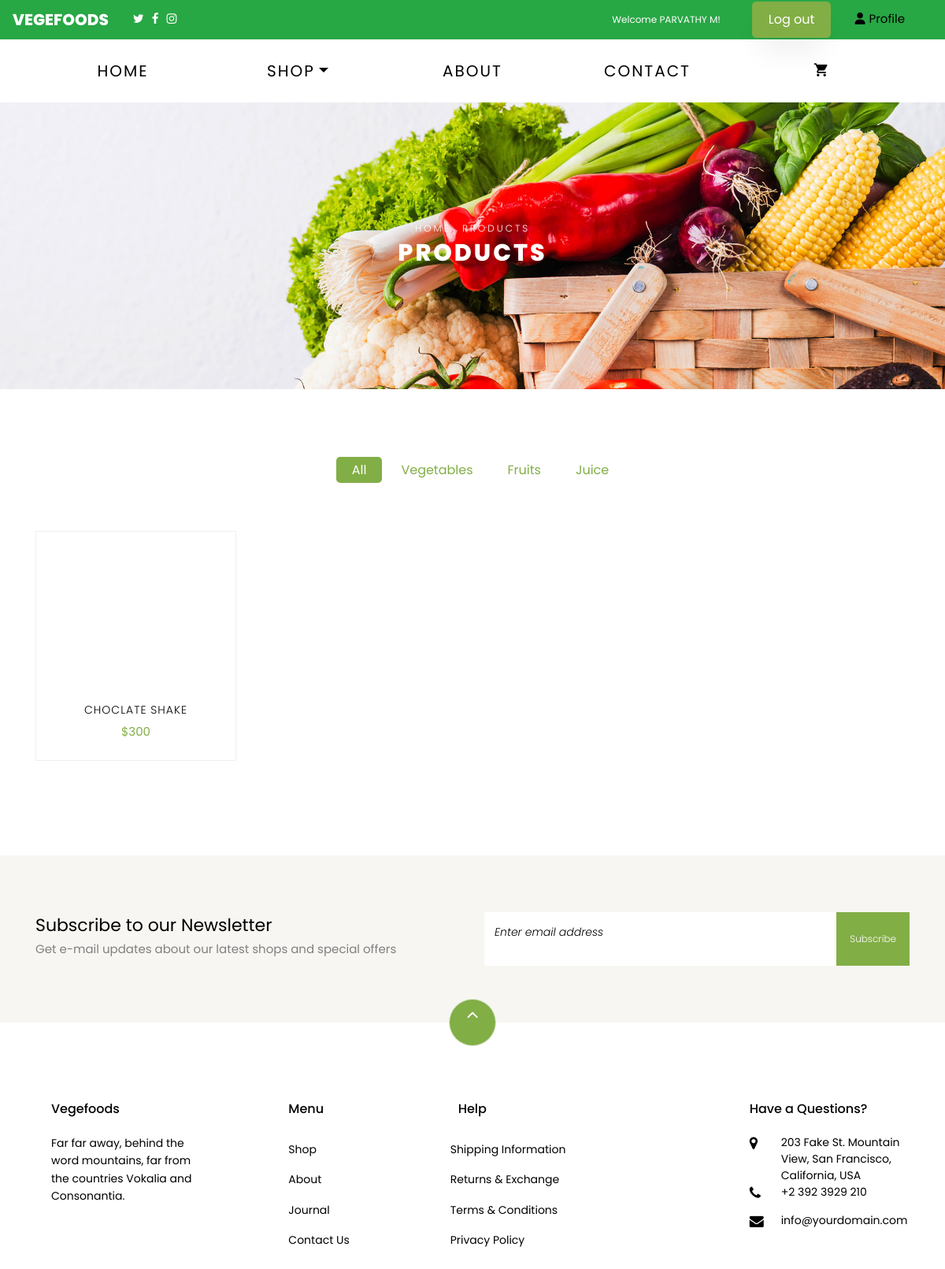
/shop/ (signed in), run on the app's committed database.
### app/models.py (models this page shows, shortened)
class customuser(AbstractUser):
    full_name = models.CharField(max_length=255, blank=True, null=True)
    phone = models.CharField(max_length=15, blank=True, null=True)
    is_admin = models.BooleanField(default=False)
    is_user = models.BooleanField(default=False)

class Product(models.Model):
    name=models.CharField(max_length=30)
    cover=models.ImageField(upload_to='app/cover',null=True,blank=True)
    description =models.CharField(max_length=400)
    price=models.IntegerField()
    sold=models.IntegerField()

### app/views.py (the view)
# urls.py: path("shop/", views.shop, name="shop"),
def shop(request):
    k = Product.objects.all()
    return render(request, "shop.html", {"b": k, 'request': request})

### templates/shop.html (shortened to what this page needs)
{% extends 'base.html' %}
{% load static %}
{% block content %}
    <div class="hero-wrap hero-bread" style="background-image: url('/static/images/bg_1.jpg');">
      <div class="container">
        <div class="row no-gutters slider-text align-items-center justify-content-center">
          <div class="col-md-9 ftco-animate text-center">
            <p class="breadcrumbs"><span class="mr-2"><a href="index.html">Home</a></span> <span>Products</span></p>
            <h1 class="mb-0 bread">Products</h1>
          </div>
        </div>
      </div>
    </div>
    <section class="ftco-section">
        <div class="container">
            <div class="row justify-content-center">
                <div class="col-md-10 mb-5 text-center">
                    <ul class="product-category">
                        <li><a href="{% url 'shop' %}" class="active">All</a></li>
                        <li><a href="{% url 'vegetable_list' %}">Vegetables</a></li>
                        <li><a href="{% url 'fruit_list' %}">Fruits</a></li>
                        <li><a href="{% url 'juice_list' %}">Juice</a></li>
                    </ul>
                </div>
            </div>
            <div class="row">
               {% for i in b %}
                    <div class="col-md-6 col-lg-3 ftco-animate">
                        <div class="product">
                            <a href="#" class="img-prod"><img class="img-fluid" src="{{ i.cover.url }}" alt="{{ i.name }}" style="height: 200px; width: 400px;">
                            </a>
                            <div class="text py-3 pb-4 px-3 text-center">
                                <h3><a href="#">{{ i.name }}</a></h3>
                                <div class="d-flex">
                                    <div class="pricing">
                                        <p class="price"><span>${{ i.price }}</span></p>
                                    </div>
                                </div>
                            </div>
                        </div>
                    </div>
                {% endfor %}
            </div>
        </div>
    </section>
    <section class="ftco-section ftco-no-pt ftco-no-pb py-5 bg-light">
      <div class="container py-4">
        <div class="row d-flex justify-content-center py-5">
          <div class="col-md-6">
            <h2 style="font-size: 22px;" class="mb-0">Subscribe to our Newsletter</h2>
            <span>Get e-mail updates about our latest shops and special offers</span>
          </div>
          <div class="col-md-6 d-flex align-items-center">
            <form action="#" class="subscribe-form">
              <div class="form-group d-flex">
                <input type="text" class="form-control" placeholder="Enter email address">
                <input type="submit" value="Subscribe" class="submit px-3">
              </div>
            </form>
          </div>
        </div>
      </div>
    </section>
{% endblock %}

### templates/base.html (shortened to what this page needs)
{% load static %}
<!DOCTYPE html>
<html lang="en">
  <head>
    <link rel="stylesheet" type="text/css" href="https://cdnjs.cloudflare.com/ajax/libs/slick-carousel/1.7.1/slick.css" />
    <link rel="stylesheet" type="text/css" href="https://cdnjs.cloudflare.com/ajax/libs/slick-carousel/1.7.1/slick-theme.css" />
    <link rel="stylesheet" href="https://cdnjs.cloudflare.com/ajax/libs/font-awesome/6.0.0-beta3/css/all.min.css">
        <link rel="stylesheet" href="{% static 'special/css/app.css' %}">
        <link rel="stylesheet" href="https://cdnjs.cloudflare.com/ajax/libs/font-awesome/6.6.0/css/brands.min.css" />
    <link rel="stylesheet" href="{%  static 'css/open-iconic-bootstrap.min.css' %}">
    <link rel="stylesheet" href="{%  static 'css/animate.css' %}">
    <link rel="stylesheet" href="{% static 'css/owl.carousel.min.css' %}">
    <link rel="stylesheet" href="{% static 'css/owl.theme.default.min.css' %}">
    <link rel="stylesheet" href="{% static 'css/magnific-popup.css' %}">
    <link rel="stylesheet" href="{% static 'css/aos.css' %}">
    <link rel="stylesheet" href="{% static 'css/ionicons.min.css' %}">
    <link rel="stylesheet" href="{% static 'css/bootstrap-datepicker.css' %}">
    <link rel="stylesheet" href="{% static 'css/jquery.timepicker.css' %}">
    <link rel="stylesheet" href="{% static 'css/flaticon.css' %}">
    <link rel="stylesheet" href="{% static 'css/icomoon.css' %}">
    <link rel="stylesheet" href="{% static 'css/style.css' %}">
  </head>
  <body class="goto-here">
    <nav class="navbar navbar-expand-lg navbar-light bg-success" style="height: 50px">
      <a class="navbar-brand" style="color: white;">Vegefoods</a>
      <div class="container-fluid">
        <ul style="list-style: none; padding: 0; margin: 0; display: flex;">
          <li style="margin-right: 10px; "><a href="#"><span class="icon-twitter" style="color: white;"></span></a></li>
          <li style="margin-right: 10px;"><a href="#"><span class="icon-facebook"  style="color: white;"></span></a></li>
          <li style="margin-right: 10px;"><a href="#"><span class="icon-instagram" style="color: white;"></span></a></li>
  </ul>
  {% if user.is_authenticated %}
  <div class="header-content">
       <small class="welcome-message">Welcome {{ user.full_name }}!</small>
    <a href="{% url 'logout' %}" class="btn btn-primary">Log out</a>
    {% if request.user.is_user %}
      <li class="nav-item">
        <a href="{% url 'user_profile_details' %}" class="profile-link">
            <i class="fas fa-user"></i> Profile
        </a>
      </li>
    {% endif %}
{% endif %}
      </div>
</div>
</nav>
{% if user.is_authenticated %}
    <nav class="navbar navbar-expand-lg navbar-dark ftco_navbar bg-dark ftco-navbar-light" id="ftco-navbar">
	    <div class="container">
	      <div class="collapse navbar-collapse" id="ftco-nav" style>
	        <ul class="navbar-nav ml-auto">
	          <li class="nav-item active"><a href="{% url 'home' %}" class="nav-link" style="font-size: 20px;">Home</a></li>
	          <li class="nav-item dropdown">
              <a class="nav-link dropdown-toggle" href="#" id="dropdown04" data-toggle="dropdown" aria-haspopup="true" aria-expanded="false" style="font-size: 20px;">Shop</a>
            </li>
	          <li class="nav-item"><a href="{% url 'about' %}" class="nav-link" style="font-size: 20px;" >About</a></li>
	           <li class="nav-item"><a href="{% url 'contact' %}" class="nav-link" style="font-size: 20px;">Contact</a></li>
	          <li class="nav-item cta cta-colored"><a href="{% url 'cart' %}" class="nav-link" style="font-size: 20px;"><span class="icon-shopping_cart"></span></a></li>
	        </ul>
	      </div>
	    </div>
	  </nav>
     {% endif %}
{% block content %}
{% endblock %}
<footer class="ftco-footer ftco-section" >
  <div class="container">
    <div class="row">
      <div class="mouse">
        <a href="#" class="mouse-icon">
          <div class="mouse-wheel"><span class="ion-ios-arrow-up"></span></div>
        </a>
      </div>
    </div>
    <div class="row mb-5">
      <div class="col-md">
        <div class="ftco-footer-widget mb-4">
          <h2 class="ftco-heading-2" style="margin-left: 20px;">Vegefoods</h2>
          <p style="margin-left:20px;">Far far away, behind the word mountains, far from the countries Vokalia and Consonantia.</p>
          <ul class="ftco-footer-social list-unstyled float-md-left float-lft mt-5">
          </ul>
        </div>
      </div>
      <div class="col-md">
        <div class="ftco-footer-widget mb-4 ml-md-5">
          <h2 class="ftco-heading-2"style="margin-left: 20px;" >Menu</h2>
          <ul class="list-unstyled">
            <li><a href="#" class="py-2 d-block">Shop</a></li>
            <li><a href="{% url 'about' %}" class="py-2 d-block">About</a></li>
            <li><a href="#" class="py-2 d-block">Journal</a></li>
            <li><a href="{% url 'contact' %}" class="py-2 d-block">Contact Us</a></li>
          </ul>
        </div>
      </div>
      <div class="col-md-4">
         <div class="ftco-footer-widget mb-4">
          <h2 class="ftco-heading-2"style="margin-left: 30px;">Help</h2>
          <div class="d-flex">
            <ul class="list-unstyled mr-l-5 pr-l-3 mr-4">
              <li><a href="#" class="py-2 d-block">Shipping Information</a></li>
              <li><a href="#" class="py-2 d-block">Returns &amp; Exchange</a></li>
              <li><a href="#" class="py-2 d-block">Terms &amp; Conditions</a></li>
              <li><a href="#" class="py-2 d-block">Privacy Policy</a></li>
            </ul>
                 </div>
        </div>
      </div>
      <div class="col-md">
        <div class="ftco-footer-widget mb-4">
          <h2 class="ftco-heading-2"style="margin-left:20px;">Have a Questions?</h2>
          <div class="block-23 mb-3">
            <ul>
              <li><span class="icon icon-map-marker"></span><span class="text" >203 Fake St. Mountain View, San Francisco, California, USA</span></li>
              <li><a href="#"><span class="icon icon-phone"></span><span class="text">+2 392 3929 210</span></a></li>
              <li><a href="#"><span class="icon icon-envelope"></span><span class="text">info@yourdomain.com</span></a></li>
            </ul>
          </div>
        </div>
      </div>
    </div>
  </div>
</footer>
  </body>
</html>

### static/css/icomoon.css (style rules this page uses)
[class^="icon-"], [class*=" icon-"] { font-family: 'icomoon' !important; speak: none; font-style: normal; font-weight: normal; font-variant: normal; text-transform: none; line-height: 1; -webkit-font-smoothing: antialiased; -moz-osx-font-smoothing: grayscale; }
.icon-map-marker:before { content: "\f041"; }
.icon-phone:before { content: "\f095"; }
.icon-twitter:before { content: "\f099"; }
.icon-facebook:before { content: "\f09a"; }
.icon-envelope:before { content: "\f0e0"; }
.icon-instagram:before { content: "\f16d"; }
.icon-shopping_cart:before { content: "\e8cc"; }

### templates/base.html (style rules this page uses)
* { margin: 0; padding: 0; }
#ftco-navbar ul.navbar-nav { display: flex; justify-content: space-between; width: 100%; }
#ftco-navbar ul.navbar-nav li { flex: 1; text-align: center; }
.header-content { display: flex; align-items: center; justify-content: space-between; padding: 10px 20px; }
.welcome-message { color: white; text-align: center; margin: 0; margin-right: 40px; flex: 1; }
.btn-primary { background-color: #007bff; color: white; padding: 10px 20px; border: none; border-radius: 5px; cursor: pointer; text-decoration: none; margin-right: 30px; }
.profile-link { color: black; text-decoration: none; display: flex; align-items: center; margin-top: -30px; }
.profile-link i { margin-right: 5px; }
#ftco-navbar ul li { position: relative; }

### data on the page
customuser: full_name "PARVATHY M"
Product: name "CHOCLATE SHAKE", price "300"
